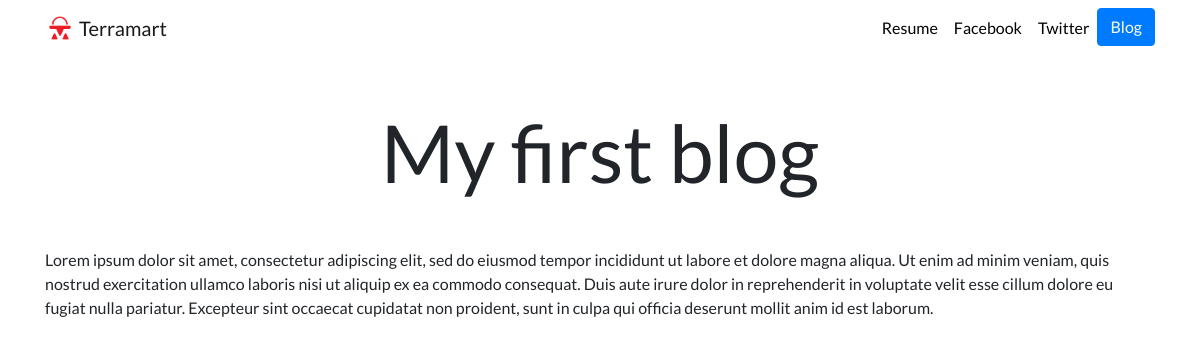
Page /blog/1/ on the committed database.
### blog/models.py (models this page shows, shortened)
class Blog(models.Model):
    title = models.CharField(max_length=200)
    datecreated = models.DateField()
    description = models.TextField()

### blog/views.py (the view)
# urls.py: path('<int:blog_id>/', views.detail, name='detail'),
def detail(request, blog_id):
    blog = get_object_or_404(Blog, pk=blog_id)
    return render(request, 'blog/detail.html', {'blog':blog})

### blog/templates/blog/detail.html (shortened to what this page needs)
{% extends "portfolio/base.html" %}
{% load static %}
{% block content %}
<h1 class="text-center mt-5" id="blogdetailtitle">{{ blog.title }}</h1>
{{ blog.description|safe }}
{% endblock %}

### portfolio/static/portfolio/custom.css (style rules this page uses)
body { font-family: 'Lato', sans-serif; }
@media (min-width: 992px) { #blogdetailtitle { font-size: 5rem; } }

### rows in the picture
Blog: title "My first blog", description "Lorem ipsum dolor sit amet, consectetur adipiscing elit, sed do eiusmod tempor incididunt ut labore et dolore magna aliqua. Ut enim ad minim veniam, quis nostrud exercitation ullamco laboris nisi ut aliquip ex ea commodo consequat. Duis aute irure dolor in reprehenderit in voluptate velit esse cillum dolore eu fugiat nulla pariatur. Excepteur sint occaecat cupidatat non proident, sunt in culpa qui officia deserunt mollit anim id est laborum."
